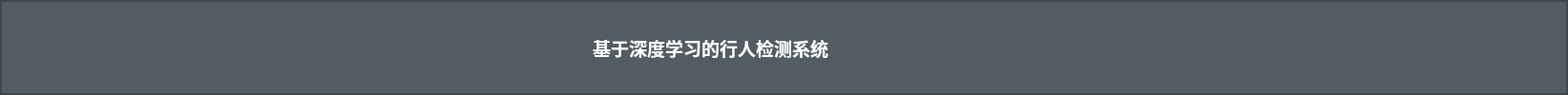
        <widget class="QFrame" name="frame_5">
         <property name="sizePolicy">
          <sizepolicy hsizetype="Preferred" vsizetype="Expanding">
           <horstretch>0</horstretch>
           <verstretch>1</verstretch>
          </sizepolicy>
         </property>
         <property name="styleSheet">
          <string notr="true">background-color: rgb(83, 91, 99);</string>
         </property>
         <property name="frameShape">
          <enum>QFrame::StyledPanel</enum>
         </property>
         <property name="frameShadow">
          <enum>QFrame::Raised</enum>
         </property>
         <property name="lineWidth">
          <number>1</number>
         </property>
         <layout class="QHBoxLayout" name="horizontalLayout_6">
          <property name="spacing">
           <number>0</number>
          </property>
          <property name="leftMargin">
           <number>0</number>
          </property>
          <property name="topMargin">
           <number>0</number>
          </property>
          <property name="rightMargin">
           <number>0</number>
          </property>
          <property name="bottomMargin">
           <number>0</number>
          </property>
          <item>
           <widget class="QFrame" name="frame_6">
            <property name="frameShape">
             <enum>QFrame::StyledPanel</enum>
            </property>
            <property name="frameShadow">
             <enum>QFrame::Raised</enum>
            </property>
            <layout class="QHBoxLayout" name="horizontalLayout_3">
             <property name="spacing">
              <number>0</number>
             </property>
             <property name="leftMargin">
              <number>0</number>
             </property>
             <property name="topMargin">
              <number>0</number>
             </property>
             <property name="rightMargin">
              <number>12</number>
             </property>
             <property name="bottomMargin">
              <number>0</number>
             </property>
             <item>
              <spacer name="horizontalSpacer_2">
               <property name="orientation">
                <enum>Qt::Horizontal</enum>
               </property>
               <property name="sizeHint" stdset="0">
                <size>
                 <width>619</width>
                 <height>20</height>
                </size>
               </property>
              </spacer>
             </item>
             <item>
              <widget class="QLabel" name="label">
               <property name="font">
                <font>
                 <family>华文细黑</family>
                 <pointsize>-1</pointsize>
                 <weight>75</weight>
                 <italic>false</italic>
                 <bold>true</bold>
                </font>
               </property>
               <property name="styleSheet">
                <string notr="true">color: white;
font-size: 19px;</string>
               </property>
               <property name="text">
                <string>基于深度学习的行人检测系统</string>
               </property>
              </widget>
             </item>
             <item>
              <spacer name="horizontalSpacer">
               <property name="orientation">
                <enum>Qt::Horizontal</enum>
               </property>
               <property name="sizeHint" stdset="0">
                <size>
                 <width>619</width>
                 <height>20</height>
                </size>
               </property>
              </spacer>
             </item>
             <item>
              <layout class="QHBoxLayout" name="horizontalLayout_2">
               <property name="spacing">
                <number>16</number>
               </property>
               <property name="leftMargin">
                <number>11</number>
               </property>
               <property name="rightMargin">
                <number>3</number>
               </property>
               <item>
                <widget class="QPushButton" name="min_btn">
                 <property name="styleSheet">
                  <string notr="true">QPushButton {
border-style: solid;
border-width: 0px;
border-radius: 0px;
}
QPushButton::focus{outline: none;}
QPushButton::hover {
padding-bottom:5px;
}</string>
                 </property>
                 <property name="text">
                  <string/>
                 </property>
                 <property name="icon">
                  <iconset resource="icon.qrc">
                   <normaloff>:/img/img/最小化.png</normaloff>:/img/img/最小化.png</iconset>
                 </property>
                </widget>
               </item>
               <item>
                <widget class="QPushButton" name="max_btn">
                 <property name="styleSheet">
                  <string notr="true">QPushButton {
border-style: solid;
border-width: 0px;
border-radius: 0px;
}
QPushButton::focus{outline: none;}
QPushButton::hover {
padding-bottom:2px;
}</string>
                 </property>
                 <property name="text">
                  <string/>
                 </property>
                 <property name="icon">
                  <iconset resource="icon.qrc">
                   <normaloff>:/img/img/最大化.png</normaloff>
                   <normalon>:/img/img/还原.png</normalon>:/img/img/最大化.png</iconset>
                 </property>
                 <property name="checkable">
                  <bool>true</bool>
                 </property>
                </widget>
               </item>
               <item>
                <widget class="QPushButton" name="close_btn">
                 <property name="styleSheet">
                  <string notr="true">QPushButton {
border-style: solid;
border-width: 0px;
border-radius: 0px;
}
QPushButton::focus{outline: none;}
QPushButton::hover {
padding-bottom:5px;
}</string>
                 </property>
                 <property name="text">
                  <string/>
                 </property>
                 <property name="icon">
                  <iconset resource="icon.qrc">
                   <normaloff>:/img/img/关闭.png</normaloff>:/img/img/关闭.png</iconset>
                 </property>
                </widget>
               </item>
              </layout>
             </item>
            </layout>
           </widget>
          </item>
         </layout>
        </widget>
